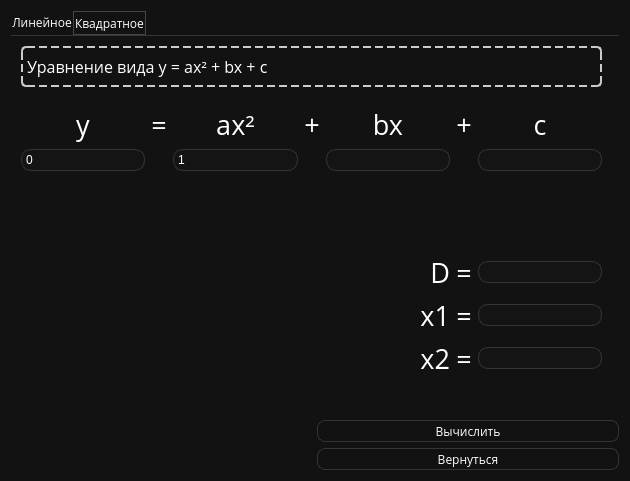
<?xml version="1.0" encoding="UTF-8"?>
<ui version="4.0">
 <class>Equation</class>
 <widget class="QWidget" name="Equation">
  <property name="geometry">
   <rect>
    <x>0</x>
    <y>0</y>
    <width>630</width>
    <height>481</height>
   </rect>
  </property>
  <property name="minimumSize">
   <size>
    <width>630</width>
    <height>0</height>
   </size>
  </property>
  <property name="maximumSize">
   <size>
    <width>630</width>
    <height>16777215</height>
   </size>
  </property>
  <property name="font">
   <font>
    <family>Open Sans</family>
   </font>
  </property>
  <property name="windowTitle">
   <string>Уравнения</string>
  </property>
  <property name="styleSheet">
   <string notr="true">QWidget {
	color: white;
	background-color: #121212;
	
}

QPushButton {
	color: white;

	width: 300px;
	height: 20px;
	
	border: solid;
	border-color: #353535;
	border-width: 1px;
	border-radius: 8px;
}

QPushButton:hover {
	border-color: rgb(170, 170, 170);
	border-width: 2px;

	width: 300px;
	height: 30px;
}

QPushButton:pressed {
	border-color: white;
	border-width: 2px;
	
	width: 300px;
	height: 30px;
}
</string>
  </property>
  <layout class="QGridLayout" name="gridLayout_3">
   <item row="1" column="0">
    <spacer name="horizontalSpacer">
     <property name="orientation">
      <enum>Qt::Horizontal</enum>
     </property>
     <property name="sizeHint" stdset="0">
      <size>
       <width>40</width>
       <height>20</height>
      </size>
     </property>
    </spacer>
   </item>
   <item row="2" column="1">
    <widget class="QPushButton" name="returnBtn">
     <property name="text">
      <string>Вернуться</string>
     </property>
    </widget>
   </item>
   <item row="1" column="1">
    <widget class="QPushButton" name="runBtn">
     <property name="styleSheet">
      <string notr="true"/>
     </property>
     <property name="text">
      <string>Вычислить</string>
     </property>
    </widget>
   </item>
   <item row="0" column="0" colspan="2">
    <widget class="QTabWidget" name="EquationTabs">
     <property name="styleSheet">
      <string notr="true">QLineEdit {
	padding: 2px; 
	background-color: rgb(20, 20, 20);
	border: solid;
	border-color: #353535;
	border-width: 1px;
	border-radius: 10px;
}

QTabWidget::pane {
    border: none;
	border-top: 1px solid #353535;
}

QTabBar::tab {
	padding: 1px 1px 1px 1px;
	font-family: open sans;	

	height: 20px;
	border: solid;

}

QTabBar::tab:selected, QTabBar::tab:hover {
	border-width: 1px;
	border-color: #454545;
}

QTabBar::tab:selected {
	border-width: 1px;
    border-color: #454545;
}

   </string>
     </property>
     <property name="currentIndex">
      <number>1</number>
     </property>
     <widget class="QWidget" name="linEq">
      <attribute name="title">
       <string>Линейное</string>
      </attribute>
      <widget class="QLabel" name="label">
       <property name="geometry">
        <rect>
         <x>10</x>
         <y>10</y>
         <width>581</width>
         <height>41</height>
        </rect>
       </property>
       <property name="font">
        <font>
         <family>Open Sans</family>
         <pointsize>12</pointsize>
        </font>
       </property>
       <property name="styleSheet">
        <string notr="true">QLabel {
	border: dashed;
	border-width: 2px;
	border-color: #CCCCCC;
	border-radius: 5px;
}</string>
       </property>
       <property name="text">
        <string>Уравнение вида y = kx + b</string>
       </property>
      </widget>
      <widget class="QWidget" name="gridLayoutWidget">
       <property name="geometry">
        <rect>
         <x>10</x>
         <y>70</y>
         <width>581</width>
         <height>271</height>
        </rect>
       </property>
       <layout class="QGridLayout" name="gridLayout">
        <item row="3" column="0">
         <widget class="QLabel" name="label_4">
          <property name="font">
           <font>
            <family>Open Sans</family>
            <pointsize>20</pointsize>
           </font>
          </property>
          <property name="text">
           <string>x</string>
          </property>
          <property name="alignment">
           <set>Qt::AlignBottom|Qt::AlignRight|Qt::AlignTrailing</set>
          </property>
         </widget>
        </item>
        <item row="3" column="1">
         <widget class="QLabel" name="label_22">
          <property name="font">
           <font>
            <family>Open Sans</family>
            <pointsize>20</pointsize>
           </font>
          </property>
          <property name="text">
           <string>=</string>
          </property>
          <property name="alignment">
           <set>Qt::AlignBottom|Qt::AlignHCenter</set>
          </property>
         </widget>
        </item>
        <item row="1" column="2">
         <widget class="QLineEdit" name="kEdit"/>
        </item>
        <item row="0" column="1">
         <widget class="QLabel" name="label_6">
          <property name="font">
           <font>
            <family>Open Sans</family>
            <pointsize>20</pointsize>
           </font>
          </property>
          <property name="text">
           <string>=</string>
          </property>
          <property name="alignment">
           <set>Qt::AlignBottom|Qt::AlignHCenter</set>
          </property>
         </widget>
        </item>
        <item row="0" column="4">
         <widget class="QLabel" name="label_5">
          <property name="font">
           <font>
            <family>Open Sans</family>
            <pointsize>20</pointsize>
           </font>
          </property>
          <property name="text">
           <string>b</string>
          </property>
          <property name="alignment">
           <set>Qt::AlignBottom|Qt::AlignHCenter</set>
          </property>
         </widget>
        </item>
        <item row="0" column="3">
         <widget class="QLabel" name="label_7">
          <property name="font">
           <font>
            <family>Open Sans</family>
            <pointsize>20</pointsize>
           </font>
          </property>
          <property name="text">
           <string>+</string>
          </property>
          <property name="alignment">
           <set>Qt::AlignBottom|Qt::AlignHCenter</set>
          </property>
         </widget>
        </item>
        <item row="2" column="0">
         <spacer name="verticalSpacer_2">
          <property name="orientation">
           <enum>Qt::Vertical</enum>
          </property>
          <property name="sizeHint" stdset="0">
           <size>
            <width>20</width>
            <height>40</height>
           </size>
          </property>
         </spacer>
        </item>
        <item row="0" column="2">
         <widget class="QLabel" name="label_3">
          <property name="font">
           <font>
            <family>Open Sans</family>
            <pointsize>20</pointsize>
           </font>
          </property>
          <property name="text">
           <string>kx</string>
          </property>
          <property name="alignment">
           <set>Qt::AlignBottom|Qt::AlignHCenter</set>
          </property>
         </widget>
        </item>
        <item row="0" column="0">
         <widget class="QLabel" name="label_2">
          <property name="font">
           <font>
            <family>Open Sans</family>
            <pointsize>20</pointsize>
           </font>
          </property>
          <property name="text">
           <string>y</string>
          </property>
          <property name="alignment">
           <set>Qt::AlignBottom|Qt::AlignHCenter</set>
          </property>
         </widget>
        </item>
        <item row="1" column="4">
         <widget class="QLineEdit" name="bEdit"/>
        </item>
        <item row="3" column="2">
         <widget class="QLineEdit" name="xEdit"/>
        </item>
        <item row="1" column="0">
         <widget class="QLineEdit" name="yEdit">
          <property name="text">
           <string>0</string>
          </property>
         </widget>
        </item>
       </layout>
      </widget>
     </widget>
     <widget class="QWidget" name="sqEq">
      <attribute name="title">
       <string>Квадратное</string>
      </attribute>
      <widget class="QLabel" name="label_8">
       <property name="geometry">
        <rect>
         <x>10</x>
         <y>10</y>
         <width>581</width>
         <height>41</height>
        </rect>
       </property>
       <property name="font">
        <font>
         <family>Open Sans</family>
         <pointsize>12</pointsize>
        </font>
       </property>
       <property name="styleSheet">
        <string notr="true">QLabel {
	border: dashed;
	border-width: 2px;
	border-color: #CCCCCC;
	border-radius: 5px;
}</string>
       </property>
       <property name="text">
        <string>Уравнение вида y = ax² + bx + c</string>
       </property>
      </widget>
      <widget class="QWidget" name="gridLayoutWidget_2">
       <property name="geometry">
        <rect>
         <x>10</x>
         <y>70</y>
         <width>581</width>
         <height>271</height>
        </rect>
       </property>
       <layout class="QGridLayout" name="gridLayout_2">
        <item row="1" column="6">
         <widget class="QLineEdit" name="cEdit"/>
        </item>
        <item row="0" column="2">
         <widget class="QLabel" name="label_12">
          <property name="font">
           <font>
            <family>Open Sans</family>
            <pointsize>20</pointsize>
           </font>
          </property>
          <property name="text">
           <string>ax²</string>
          </property>
          <property name="alignment">
           <set>Qt::AlignBottom|Qt::AlignHCenter</set>
          </property>
         </widget>
        </item>
        <item row="0" column="0">
         <widget class="QLabel" name="label_13">
          <property name="font">
           <font>
            <family>Open Sans</family>
            <pointsize>20</pointsize>
           </font>
          </property>
          <property name="text">
           <string>y</string>
          </property>
          <property name="alignment">
           <set>Qt::AlignBottom|Qt::AlignHCenter</set>
          </property>
         </widget>
        </item>
        <item row="0" column="3">
         <widget class="QLabel" name="label_15">
          <property name="font">
           <font>
            <family>Open Sans</family>
            <pointsize>20</pointsize>
           </font>
          </property>
          <property name="text">
           <string>+</string>
          </property>
          <property name="alignment">
           <set>Qt::AlignBottom|Qt::AlignHCenter</set>
          </property>
         </widget>
        </item>
        <item row="1" column="2">
         <widget class="QLineEdit" name="aEdit">
          <property name="text">
           <string>1</string>
          </property>
         </widget>
        </item>
        <item row="1" column="4">
         <widget class="QLineEdit" name="bEdit_2"/>
        </item>
        <item row="1" column="0">
         <widget class="QLineEdit" name="yEdit_2">
          <property name="text">
           <string>0</string>
          </property>
         </widget>
        </item>
        <item row="0" column="6">
         <widget class="QLabel" name="label_11">
          <property name="font">
           <font>
            <family>Open Sans</family>
            <pointsize>20</pointsize>
           </font>
          </property>
          <property name="text">
           <string>c</string>
          </property>
          <property name="alignment">
           <set>Qt::AlignBottom|Qt::AlignHCenter</set>
          </property>
         </widget>
        </item>
        <item row="0" column="4">
         <widget class="QLabel" name="label_10">
          <property name="font">
           <font>
            <family>Open Sans</family>
            <pointsize>20</pointsize>
           </font>
          </property>
          <property name="text">
           <string>bx</string>
          </property>
          <property name="alignment">
           <set>Qt::AlignBottom|Qt::AlignHCenter</set>
          </property>
         </widget>
        </item>
        <item row="0" column="5">
         <widget class="QLabel" name="label_14">
          <property name="font">
           <font>
            <family>Open Sans</family>
            <pointsize>20</pointsize>
           </font>
          </property>
          <property name="text">
           <string>+</string>
          </property>
          <property name="alignment">
           <set>Qt::AlignBottom|Qt::AlignHCenter</set>
          </property>
         </widget>
        </item>
        <item row="2" column="0">
         <spacer name="verticalSpacer">
          <property name="orientation">
           <enum>Qt::Vertical</enum>
          </property>
          <property name="sizeHint" stdset="0">
           <size>
            <width>20</width>
            <height>40</height>
           </size>
          </property>
         </spacer>
        </item>
        <item row="0" column="1">
         <widget class="QLabel" name="label_9">
          <property name="font">
           <font>
            <family>Open Sans</family>
            <pointsize>20</pointsize>
           </font>
          </property>
          <property name="text">
           <string>=</string>
          </property>
          <property name="alignment">
           <set>Qt::AlignBottom|Qt::AlignHCenter</set>
          </property>
         </widget>
        </item>
        <item row="3" column="6">
         <widget class="QLineEdit" name="dEdit"/>
        </item>
        <item row="4" column="6">
         <widget class="QLineEdit" name="x1Edit"/>
        </item>
        <item row="5" column="6">
         <widget class="QLineEdit" name="x2Edit"/>
        </item>
        <item row="5" column="5">
         <widget class="QLabel" name="label_21">
          <property name="font">
           <font>
            <family>Open Sans</family>
            <pointsize>20</pointsize>
           </font>
          </property>
          <property name="text">
           <string>=</string>
          </property>
          <property name="alignment">
           <set>Qt::AlignBottom|Qt::AlignHCenter</set>
          </property>
         </widget>
        </item>
        <item row="4" column="5">
         <widget class="QLabel" name="label_20">
          <property name="font">
           <font>
            <family>Open Sans</family>
            <pointsize>20</pointsize>
           </font>
          </property>
          <property name="text">
           <string>=</string>
          </property>
          <property name="alignment">
           <set>Qt::AlignBottom|Qt::AlignHCenter</set>
          </property>
         </widget>
        </item>
        <item row="3" column="5">
         <widget class="QLabel" name="label_17">
          <property name="font">
           <font>
            <family>Open Sans</family>
            <pointsize>20</pointsize>
           </font>
          </property>
          <property name="text">
           <string>=</string>
          </property>
          <property name="alignment">
           <set>Qt::AlignBottom|Qt::AlignHCenter</set>
          </property>
         </widget>
        </item>
        <item row="3" column="4">
         <widget class="QLabel" name="label_16">
          <property name="font">
           <font>
            <family>Open Sans</family>
            <pointsize>20</pointsize>
           </font>
          </property>
          <property name="text">
           <string>D</string>
          </property>
          <property name="alignment">
           <set>Qt::AlignBottom|Qt::AlignRight|Qt::AlignTrailing</set>
          </property>
         </widget>
        </item>
        <item row="4" column="4">
         <widget class="QLabel" name="label_18">
          <property name="font">
           <font>
            <family>Open Sans</family>
            <pointsize>20</pointsize>
           </font>
          </property>
          <property name="text">
           <string>x1</string>
          </property>
          <property name="alignment">
           <set>Qt::AlignBottom|Qt::AlignRight|Qt::AlignTrailing</set>
          </property>
         </widget>
        </item>
        <item row="5" column="4">
         <widget class="QLabel" name="label_19">
          <property name="font">
           <font>
            <family>Open Sans</family>
            <pointsize>20</pointsize>
           </font>
          </property>
          <property name="text">
           <string>x2</string>
          </property>
          <property name="alignment">
           <set>Qt::AlignBottom|Qt::AlignRight|Qt::AlignTrailing</set>
          </property>
         </widget>
        </item>
       </layout>
      </widget>
      <widget class="QLabel" name="ErrLabel">
       <property name="geometry">
        <rect>
         <x>20</x>
         <y>360</y>
         <width>612</width>
         <height>16</height>
        </rect>
       </property>
       <property name="text">
        <string/>
       </property>
      </widget>
     </widget>
    </widget>
   </item>
  </layout>
 </widget>
 <resources/>
 <connections/>
</ui>
